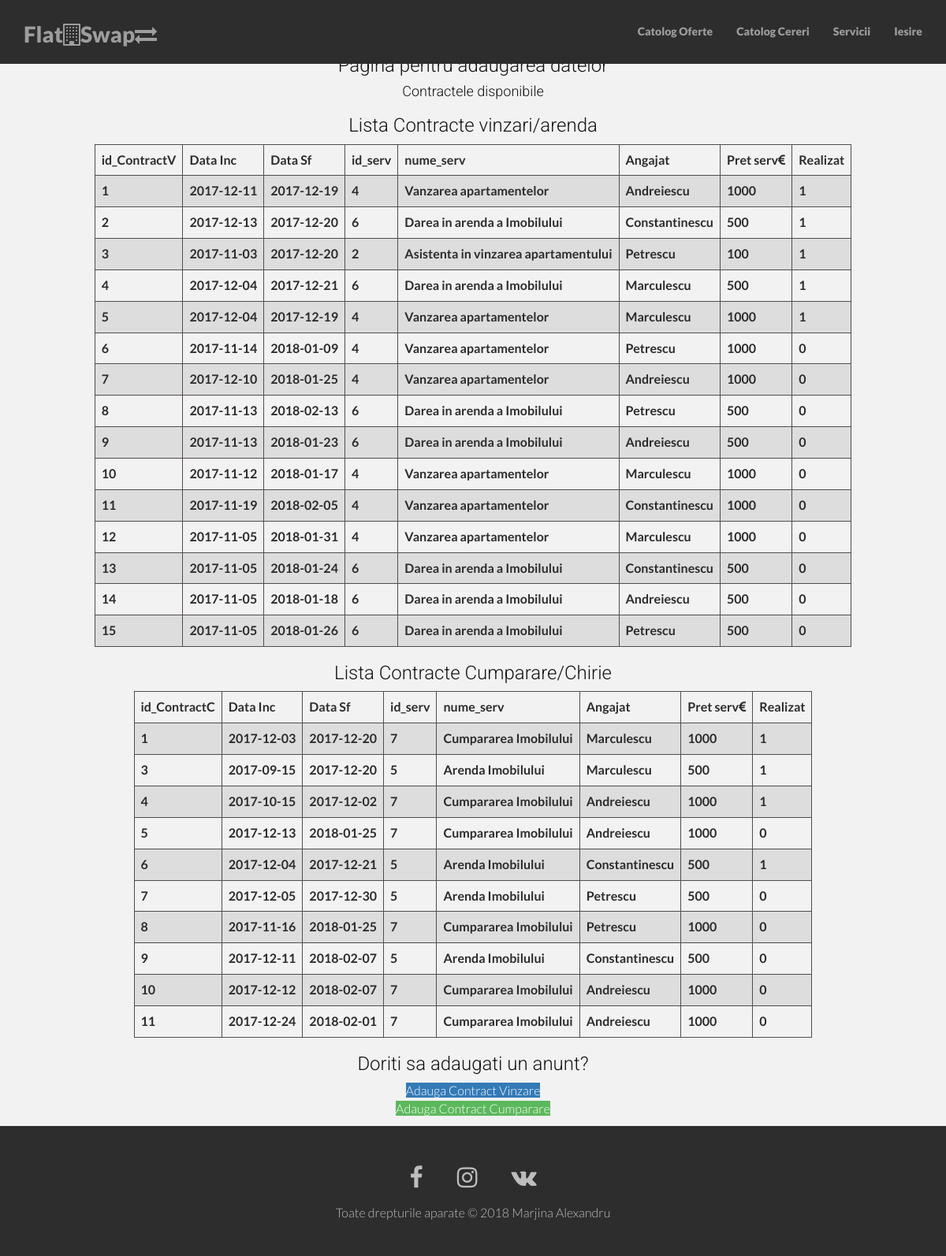
The page /PA/www/admin/insert.php on the database its author committed.
### tables this page shows
CREATE TABLE `contractv` (
  `id_contractv` int(11) NOT NULL,
  `id_vinzator` int(11) NOT NULL,
  `id_apartament` int(11) NOT NULL,
  `id_angajat` int(11) NOT NULL,
  `data_in` date NOT NULL,
  `data_sf` date NOT NULL,
  `id_serv` int(11) NOT NULL,
  `pret` int(11) NOT NULL,
  `realizat` tinyint(1) NOT NULL DEFAULT '0'
);

CREATE TABLE `servicii` (
  `id_serv` int(11) NOT NULL,
  `nume_serviciu` varchar(50) NOT NULL,
  `id_grserv` int(11) NOT NULL,
  `pret_serv` int(11) DEFAULT NULL,
  `Descriere` text NOT NULL
);

CREATE TABLE `angajat` (
  `id_angajat` int(11) NOT NULL,
  `nume` varchar(30) NOT NULL,
  `prenume` varchar(30) NOT NULL,
  `email` varchar(30) NOT NULL,
  `nr_telefon` int(20) NOT NULL,
  `sarcini_total` int(11) NOT NULL,
  `sarcini_realizate` int(11) NOT NULL
);

CREATE TABLE `contractc` (
  `id_contractc` int(11) NOT NULL,
  `id_cumparator` int(11) NOT NULL,
  `id_apartament` int(11) NOT NULL,
  `id_angajat` int(11) NOT NULL,
  `data_in` date NOT NULL,
  `data_sf` date NOT NULL,
  `id_serv` int(11) NOT NULL,
  `pret` int(11) NOT NULL,
  `realizat` tinyint(1) NOT NULL DEFAULT '0'
);

### PA/www/admin/Contracte/contractV.php (the view, shortened to what this page needs)
<center>
  <h3>Lista Contracte vinzari/arenda </h3>
  <table class="out">
  <tr>
    <th>id_ContractV</th>
    <th>Data Inc</th>
    <th>Data Sf</th>
    <th>id_serv</th>
    <th>nume_serv</th>
    <th>Angajat</th>
    <th>Pret serv<i class="fa fa-eur"></i></th>
    <th>Realizat</th>
  </tr>
  <?php
  $sql = "SELECT contractv.id_contractv, contractv.data_in , contractv.data_sf, contractv.id_serv,servicii.nume_serviciu, angajat.nume, contractv.pret,contractv.realizat FROM contractv,servicii,angajat
   WHERE contractv.id_serv=servicii.id_serv AND contractv.id_angajat=angajat.id_angajat ORDER BY contractv.id_contractv";
   $result = mysqli_query($mysqli,$sql);
    while($row=mysqli_fetch_array($result))
    {
        $id_ContractC=$row[0];
        $data_inc=$row[1];
        $data_sf=$row[2];
        $id_serv=$row[3];
        $nume_serv=$row[4];
        $angajat=$row[5];
        $pret=$row[6];
        $realizat=$row[7];
  ?>
<tr>
  <th><?php echo $id_ContractC;?></th>
  <th><?php echo $data_inc;?></th>
  <th><?php echo $data_sf;?> </th>
  <th><?php echo $id_serv;?></th>
  <th><?php echo $nume_serv;?></th>
  <th><?php echo $angajat;?></th>
  <th><?php echo $pret;?></th>
  <th><?php echo $realizat;?></th>
</tr>
<?php }
?>
  </table>
</center>

### PA/www/admin/Contracte/contractC.php (shortened to what this page needs)
<center>
  <h3>Lista Contracte Cumparare/Chirie </h3>
  <table class="out">
  <tr>
    <th>id_ContractC</th>
    <th>Data Inc</th>
    <th>Data Sf</th>
    <th>id_serv</th>
    <th>nume_serv</th>
    <th>Angajat</th>
    <th>Pret serv<i class="fa fa-eur"></i></th>
    <th>Realizat</th>
  </tr>
  <?php
$sql = "SELECT contractc.id_contractc, contractc.data_in , contractc.data_sf, contractc.id_serv,servicii.nume_serviciu, angajat.nume, contractc.pret,contractc.realizat FROM contractc,servicii,angajat
WHERE contractc.id_serv=servicii.id_serv AND contractc.id_angajat=angajat.id_angajat ORDER BY contractc.id_contractc";
     $result = mysqli_query($mysqli,$sql);
      while($row=mysqli_fetch_array($result))
      {
          $id_ContractC=$row[0];
          $data_inc=$row[1];
          $data_sf=$row[2];
          $id_serv=$row[3];
          $nume_serv=$row[4];
          $angajat=$row[5];
          $pret=$row[6];
          $realizat=$row[7];
    ?>
  <tr>
    <th><?php echo $id_ContractC;?></th>
    <th><?php echo $data_inc;?></th>
    <th><?php echo $data_sf;?> </th>
    <th><?php echo $id_serv;?></th>
    <th><?php echo $nume_serv;?></th>
    <th><?php echo $angajat;?></th>
    <th><?php echo $pret;?></th>
    <th><?php echo $realizat;?></th>
  </tr>
  <?php }
  ?>
  </table>
</center>

### PA/www/admin/style.css (style rules this page uses)
* { margin: 0; padding: 0; }
h1, h2, h3, h4, h5, h6 { font-family: "Roboto"; font-weight: 300; color: #161212; }
table { margin-bottom: 20px; }
table,th, td { border-collapse: collapse; }
td, th { border: 1px solid #534c4c; text-align: left; padding: 8px; }
tr:nth-child(even) { background-color: #dddddd; }

### rows shown on the page
contractv: id_contractv "1", data_in "2017-12-11", data_sf "2017-12-19", id_serv "4", id_serv.nume_serviciu "Vanzarea apartamentelor", id_angajat.nume "Andreiescu", pret "1000", realizat "1"
contractv: id_contractv "2", data_in "2017-12-13", data_sf "2017-12-20", id_serv "6", id_serv.nume_serviciu "Darea in arenda a Imobilului", id_angajat.nume "Constantinescu", pret "500", realizat "1"
contractv: id_contractv "3", data_in "2017-11-03", data_sf "2017-12-20", id_serv "2", id_serv.nume_serviciu "Asistenta in vinzarea apartamentului", id_angajat.nume "Petrescu", pret "100", realizat "1"
contractv: id_contractv "4", data_in "2017-12-04", data_sf "2017-12-21", id_serv "6", id_serv.nume_serviciu "Darea in arenda a Imobilului", id_angajat.nume "Marculescu", pret "500", realizat "1"
contractv: id_contractv "5", data_in "2017-12-04", data_sf "2017-12-19", id_serv "4", id_serv.nume_serviciu "Vanzarea apartamentelor", id_angajat.nume "Marculescu", pret "1000", realizat "1"
contractv: id_contractv "6", data_in "2017-11-14", data_sf "2018-01-09", id_serv "4", id_serv.nume_serviciu "Vanzarea apartamentelor", id_angajat.nume "Petrescu", pret "1000", realizat "0"
contractv: id_contractv "7", data_in "2017-12-10", data_sf "2018-01-25", id_serv "4", id_serv.nume_serviciu "Vanzarea apartamentelor", id_angajat.nume "Andreiescu", pret "1000", realizat "0"
contractv: id_contractv "8", data_in "2017-11-13", data_sf "2018-02-13", id_serv "6", id_serv.nume_serviciu "Darea in arenda a Imobilului", id_angajat.nume "Petrescu", pret "500", realizat "0"
contractv: id_contractv "9", data_in "2017-11-13", data_sf "2018-01-23", id_serv "6", id_serv.nume_serviciu "Darea in arenda a Imobilului", id_angajat.nume "Andreiescu", pret "500", realizat "0"
contractv: id_contractv "10", data_in "2017-11-12", data_sf "2018-01-17", id_serv "4", id_serv.nume_serviciu "Vanzarea apartamentelor", id_angajat.nume "Marculescu", pret "1000", realizat "0"
contractv: id_contractv "11", data_in "2017-11-19", data_sf "2018-02-05", id_serv "4", id_serv.nume_serviciu "Vanzarea apartamentelor", id_angajat.nume "Constantinescu", pret "1000", realizat "0"
contractv: id_contractv "12", data_in "2017-11-05", data_sf "2018-01-31", id_serv "4", id_serv.nume_serviciu "Vanzarea apartamentelor", id_angajat.nume "Marculescu", pret "1000", realizat "0"
contractv: id_contractv "13", data_in "2017-11-05", data_sf "2018-01-24", id_serv "6", id_serv.nume_serviciu "Darea in arenda a Imobilului", id_angajat.nume "Constantinescu", pret "500", realizat "0"
contractv: id_contractv "14", data_in "2017-11-05", data_sf "2018-01-18", id_serv "6", id_serv.nume_serviciu "Darea in arenda a Imobilului", id_angajat.nume "Andreiescu", pret "500", realizat "0"
contractv: id_contractv "15", data_in "2017-11-05", data_sf "2018-01-26", id_serv "6", id_serv.nume_serviciu "Darea in arenda a Imobilului", id_angajat.nume "Petrescu", pret "500", realizat "0"
contractc: id_contractc "1", data_in "2017-12-03", data_sf "2017-12-20", id_serv "7", id_serv.nume_serviciu "Cumpararea Imobilului", id_angajat.nume "Marculescu", pret "1000", realizat "1"
contractc: id_contractc "3", data_in "2017-09-15", data_sf "2017-12-20", id_serv "5", id_serv.nume_serviciu "Arenda Imobilului", id_angajat.nume "Marculescu", pret "500", realizat "1"
contractc: id_contractc "4", data_in "2017-10-15", data_sf "2017-12-02", id_serv "7", id_serv.nume_serviciu "Cumpararea Imobilului", id_angajat.nume "Andreiescu", pret "1000", realizat "1"
contractc: id_contractc "5", data_in "2017-12-13", data_sf "2018-01-25", id_serv "7", id_serv.nume_serviciu "Cumpararea Imobilului", id_angajat.nume "Andreiescu", pret "1000", realizat "0"
contractc: id_contractc "6", data_in "2017-12-04", data_sf "2017-12-21", id_serv "5", id_serv.nume_serviciu "Arenda Imobilului", id_angajat.nume "Constantinescu", pret "500", realizat "1"
contractc: id_contractc "7", data_in "2017-12-05", data_sf "2017-12-30", id_serv "5", id_serv.nume_serviciu "Arenda Imobilului", id_angajat.nume "Petrescu", pret "500", realizat "0"
contractc: id_contractc "8", data_in "2017-11-16", data_sf "2018-01-25", id_serv "7", id_serv.nume_serviciu "Cumpararea Imobilului", id_angajat.nume "Petrescu", pret "1000", realizat "0"
contractc: id_contractc "9", data_in "2017-12-11", data_sf "2018-02-07", id_serv "5", id_serv.nume_serviciu "Arenda Imobilului", id_angajat.nume "Constantinescu", pret "500", realizat "0"
contractc: id_contractc "10", data_in "2017-12-12", data_sf "2018-02-07", id_serv "7", id_serv.nume_serviciu "Cumpararea Imobilului", id_angajat.nume "Andreiescu", pret "1000", realizat "0"
contractc: id_contractc "11", data_in "2017-12-24", data_sf "2018-02-01", id_serv "7", id_serv.nume_serviciu "Cumpararea Imobilului", id_angajat.nume "Andreiescu", pret "1000", realizat "0"
